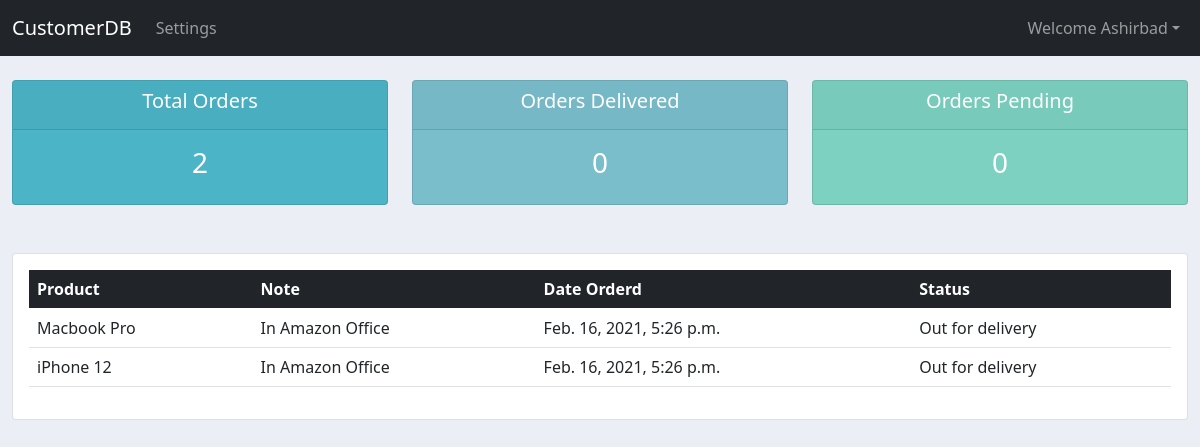
The page /user/ (signed in) on the database its author committed.
### account/models.py (models this page shows, shortened)
class Order(models.Model):
    STATUS = (
        ('Pending', 'Pending'),
        ('Out for delivery', 'Out for delivery'),
        ('Delivered', 'Delivered'),
    )
    customer = models.ForeignKey(Customer, null=True, on_delete = models.SET_NULL)
    product = models.ForeignKey(Product, null=True, on_delete = models.SET_NULL)
    date_created = models.DateTimeField(auto_now_add=True, null=True)
    status = models.CharField(max_length=200, null=True, choices=STATUS)
    note = models.CharField(max_length=200, null=True)

class Product(models.Model):
    name = models.CharField(max_length=200,null=True)
    price = models.FloatField(null=True)
    description = models.CharField(max_length=500,null=True)
    timeStamp = models.DateTimeField(auto_now_add=True, null=True)
    tags = models.ManyToManyField(Tag)

### account/decorators.py (the view)
        def wrapper_func(request, *args, **kwargs):
            group = None
            if request.user.groups.exists():
                group = request.user.groups.all()[0].name
            if group in allowed_roles:
                return view_func(request, *args, **kwargs)
            else:
                return HttpResponse('You are not authorized to view this page.')

### account/views.py (called while the page is built)
@login_required(login_url='login')
@allowed_users(allowed_roles=['customer'])
def userPage(request):
    orders = request.user.customer.order_set.all()
    total_order = orders.count()
    pending_order = orders.filter(status="Pending").count()
    delivered_order = orders.filter(status="Delivered").count()
    parms = {'orders': orders, 'total_order': total_order, 'pending_order': pending_order, 'delivered_order': delivered_order}
    return render(request, 'account/user.html', parms)

### account/templates/account/user.html
{% extends 'account/basic.html' %}
{% block body %}
<div class="container-fluid">
	<br>
	<div class="row">
		<div class="col-md mb-2">
			<div class="card text-center text-white  mb-3" id="total-orders">
				<div class="card-header">
					<h5 class="card-title">Total Orders</h5>
				</div>
				<div class="card-body">
					<h3 class="card-title">{{total_order}}</h3>
				</div>
			</div>
		</div>
		<div class="col-md mb-2">
			<div class="card text-center text-white  mb-3" id="orders-delivered">
				<div class="card-header">
					<h5 class="card-title">Orders Delivered</h5>
				</div>
				<div class="card-body">
					<h3 class="card-title">{{delivered_order}}</h3>
				</div>
			</div>
		</div>
		<div class="col-md mb-2">
			<div class="card text-center text-white  mb-3" id="orders-pending">
				<div class="card-header">
					<h5 class="card-title">Orders Pending</h5>
				</div>
				<div class="card-body">
					<h3 class="card-title">{{pending_order}}</h3>
				</div>
			</div>
		</div>
	</div>
	<br>
    <div class="row">
        <div class="col-md">
            <div class="card card-body">
                <table class="table">
                    <thead class="table-dark">
                        <tr>
                            <th>Product</th>
                            <th>Note</th>
                            <th>Date Orderd</th>
                            <th>Status</th>
                        </tr>
                    </thead>
                    <tbody>
                        {% for order in orders %}
                        <tr>
                            <td>{{order.product.name}}</td>
                            <td>{{order.note}}</td>
                            <td>{{order.date_created}}</td>
                            <td>{{order.status}}</td>
                        </tr>
                        {% endfor %}
                    </tbody>
                </table>
            </div>
        </div>
    </div>
</div>
{%endblock%}

### account/templates/account/navbar.html (shortened to what this page needs)
<nav class="navbar navbar-expand-lg navbar-dark bg-dark">
    <div class="container-fluid">
        <a class="navbar-brand" href="{% url 'dashboard' %}">CustomerDB</a>
        <div class="collapse navbar-collapse" id="navbarNav">
            {% if request.user.is_staff %}
            <ul class="navbar-nav me-auto mb-2 mb-lg-0">
                <li class="nav-item">
                    <a class="nav-link" href="{% url 'dashboard' %}">Dashboard</a>
                </li>
                <li class="nav-item">
                    <a class="nav-link" href="{% url 'product' %}">Product</a>
                </li>
            </ul>
            {% else %}
            <ul class="navbar-nav me-auto mb-2 mb-lg-0">
                <li class="nav-item">
                    <a class="nav-link" href="{% url 'account' %}">Settings</a>
                </li>
            </ul>
            {% endif %}
            <ul class="navbar-nav">
                <li class="nav-item dropdown">
                    <a class="nav-link dropdown-toggle" href="#" id="navbarDropdown" role="button" data-bs-toggle="dropdown" aria-expanded="false">Welcome {{request.user}}</a>
                </li>
            </ul>
        </div>
    </div>
</nav>

### static/css/main.css (style rules this page uses)
body { background-color: #ebeff5; }
#total-orders { background-color: #4cb4c7; }
#orders-delivered { background-color: #7abecc; }
#orders-pending { background-color: #7CD1C0; }

### rows shown on the page
Order: product.name "Macbook Pro", note "In Amazon Office", date_created "Feb. 16, 2021, 5:26 p.m.", status "Out for delivery"
Order: product.name "iPhone 12", note "In Amazon Office", date_created "Feb. 16, 2021, 5:26 p.m.", status "Out for delivery"

### other values the page prints
{{ request.user }} "Ashirbad"
{{ total_order }} "2"
{{ delivered_order }} "0"
{{ pending_order }} "0"
